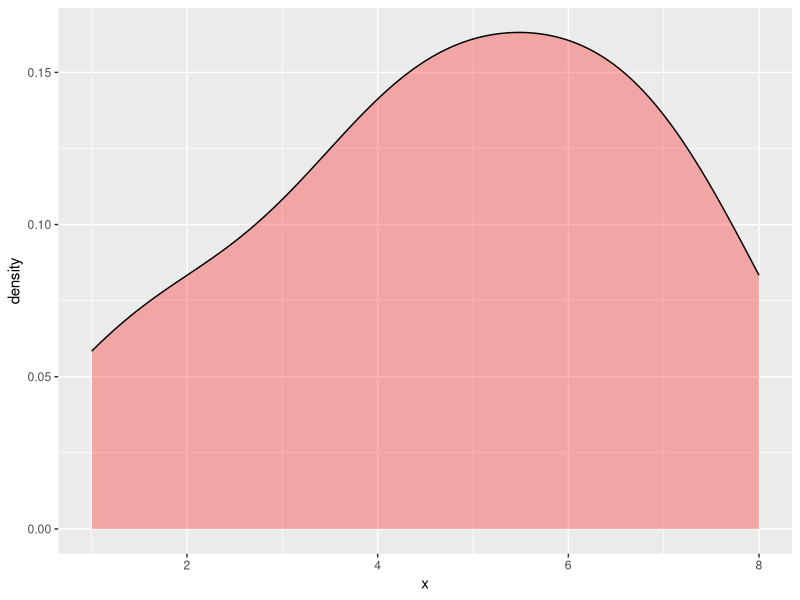

The R source for this figure:
## ---- chunk 1
library(ggplot2)

x <- c(1,3,6,4,7,8,2,5,4,7,6,5)

df <- as.data.frame(x) 

ggplot(data = df, aes(x = x)) +
  geom_density(fill = 'red', alpha = 0.3)

